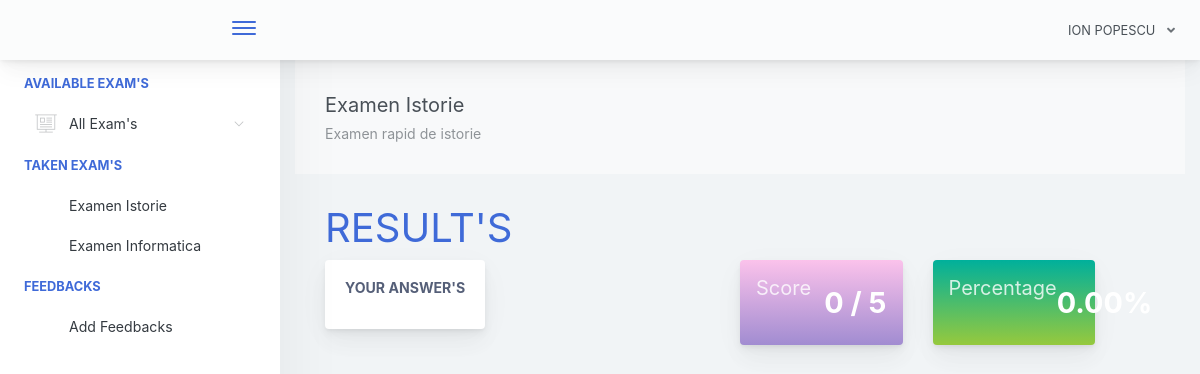
The page /home.php?page=result&id=11 (signed in) on the database its author committed.
### tables this page shows
CREATE TABLE `examinee_tbl` (
  `exmne_id` int(11) NOT NULL,
  `exmne_fullname` varchar(1000) NOT NULL,
  `exmne_course` varchar(1000) NOT NULL,
  `exmne_gender` varchar(1000) NOT NULL,
  `exmne_birthdate` varchar(1000) NOT NULL,
  `exmne_year_level` varchar(1000) NOT NULL,
  `exmne_email` varchar(1000) NOT NULL,
  `exmne_password` varchar(1000) NOT NULL,
  `exmne_status` varchar(1000) NOT NULL DEFAULT 'active'
);

CREATE TABLE `exam_tbl` (
  `ex_id` int(11) NOT NULL,
  `cou_id` int(11) NOT NULL,
  `ex_title` varchar(1000) NOT NULL,
  `ex_time_limit` varchar(1000) NOT NULL,
  `ex_questlimit_display` int(11) NOT NULL,
  `ex_description` varchar(1000) NOT NULL,
  `ex_created` timestamp NOT NULL DEFAULT current_timestamp() ON UPDATE current_timestamp()
);

### query/selectData.php (called while the page is built, shortened)
<?php
$exmneId = $_SESSION['examineeSession']['exmne_id'];
$selExmneeData = $conn->query("SELECT * FROM examinee_tbl WHERE exmne_id='$exmneId' ")->fetch(PDO::FETCH_ASSOC);
 ?>

### pages/result.php (the view, shortened to what this page needs)
 <?php
    $examId = $_GET['id'];
    $selExam = $conn->query("SELECT * FROM exam_tbl WHERE ex_id='$examId' ")->fetch(PDO::FETCH_ASSOC);
 ?>
<div class="app-main__outer">
<div class="app-main__inner">
    <div id="refreshData">
    <div class="col-md-12">
        <div class="app-page-title">
            <div class="page-title-wrapper">
                <div class="page-title-heading">
                    <div>
                        <?php echo $selExam['ex_title']; ?>
                          <div class="page-title-subheading">
                            <?php echo $selExam['ex_description']; ?>
                          </div>
                    </div>
                </div>
            </div>
        </div>
        <div class="row col-md-12">
        	<h1 class="text-primary">RESULT'S</h1>
        </div>
        <div class="row col-md-6 float-left">
        	<div class="main-card mb-3 card">
                <div class="card-body">
                	<h5 class="card-title">Your Answer's</h5>
                </div>
            </div>
        </div>
        <div class="col-md-6 float-left">
        	<div class="col-md-6 float-left">
        	<div class="card mb-3 widget-content bg-night-fade">
                <div class="widget-content-wrapper text-white">
                    <div class="widget-content-left">
                        <div class="widget-heading"><h5>Score</h5></div>
                        <div class="widget-subheading" style="color: transparent;">/</div>
                    </div>
                    <div class="widget-content-right">
                        <div class="widget-numbers text-white">
                            <?php
                                $selScore = $conn->query("SELECT * FROM exam_question_tbl eqt INNER JOIN exam_answers ea ON eqt.eqt_id = ea.quest_id AND eqt.exam_answer = ea.exans_answer  WHERE ea.axmne_id='$exmneId' AND ea.exam_id='$examId' AND ea.exans_status='new' ");
                            ?>
                            <span>
                                <?php echo $selScore->rowCount(); ?>
                                <?php
                                    $over  = $selExam['ex_questlimit_display'];
                                 ?>
                            </span> / <?php echo $over; ?>
                        </div>
                    </div>
                </div>
            </div>
        	</div>
            <div class="col-md-6 float-left">
            <div class="card mb-3 widget-content bg-happy-green">
                <div class="widget-content-wrapper text-white">
                    <div class="widget-content-left">
                        <div class="widget-heading"><h5>Percentage</h5></div>
                        <div class="widget-subheading" style="color: transparent;">/</div>
                        </div>
                        <div class="widget-content-right">
                        <div class="widget-numbers text-white">
                            <?php
                                $selScore = $conn->query("SELECT * FROM exam_question_tbl eqt INNER JOIN exam_answers ea ON eqt.eqt_id = ea.quest_id AND eqt.exam_answer = ea.exans_answer  WHERE ea.axmne_id='$exmneId' AND ea.exam_id='$examId' AND ea.exans_status='new' ");
                            ?>
                            <span>
                                <?php
                                    $score = $selScore->rowCount();
                                    $ans = $score / $over * 100;
                                    echo number_format($ans,2);
                                 ?>
                            </span>
                        </div>
                    </div>
                </div>
            </div>
            </div>
        </div>
    </div>
    </div>
</div>

### includes/header.php (shortened to what this page needs)
<?php
  include("conn.php");
  include("query/selectData.php");
 ?>
<!doctype html>
<html lang="en">
<head>
    <link href="./main.css" rel="stylesheet">
    <link href="css/sweetalert.css" rel="stylesheet">
</head>
<body id="body">
    <div class="app-container app-theme-white body-tabs-shadow fixed-sidebar fixed-header">
        <div class="app-header header-shadow">
            <div class="app-header__logo">
                <div class="header__pane ml-auto">
                    <div>
                        <button type="button" class="hamburger close-sidebar-btn hamburger--elastic" data-class="closed-sidebar">
                            <span class="hamburger-box">
                                <span class="hamburger-inner"></span>
                            </span>
                        </button>
                    </div>
                </div>
            </div>
                <div class="app-header__content">
                <div class="app-header-right">
                    <div class="header-btn-lg pr-0">
                        <div class="widget-content p-0">
                            <div class="widget-content-wrapper">
                                <div class="widget-content-left">
                                    <div class="btn-group">
                                        <a data-toggle="dropdown" aria-haspopup="true" aria-expanded="false" class="p-0 btn">
                                            <?php
                                                echo strtoupper($selExmneeData['exmne_fullname']);
                                             ?>
                                            <i class="fa fa-angle-down ml-2 opacity-8"></i>
                                        </a>
                                    </div>
                                </div>
                            </div>
                        </div>
                    </div>        </div>
            </div>
        </div>

### home.php (shortened to what this page needs)
<?php include("includes/header.php"); ?>
<div class="app-main">
<?php include("includes/sidebar.php"); ?>
<?php
   @$page = $_GET['page'];
   if($page != '')
   {
     if($page == "exam")
     {
       include("pages/exam.php");
     }
     else if($page == "result")
     {
       include("pages/result.php");
     }
     else if($page == "myscores")
     {
       include("pages/myscores.php");
     }
   }
   else
   {
     include("pages/home.php");
   }
 ?>
<?php include("includes/footer.php"); ?>

### includes/sidebar.php (shortened to what this page needs)
<div class="app-sidebar sidebar-shadow">
        <div class="scrollbar-sidebar">
        <div class="app-sidebar__inner">
            <ul class="vertical-nav-menu">
                <li class="app-sidebar__heading">AVAILABLE EXAM'S</li>
                <li>
                <a href="#">
                     <i class="metismenu-icon pe-7s-display2"></i>
                     All Exam's
                    <i class="metismenu-state-icon pe-7s-angle-down caret-left"></i>
                </a>
                </li>
                 <li class="app-sidebar__heading">TAKEN EXAM'S</li>
                <li>
                  <?php
                    $selTakenExam = $conn->query("SELECT * FROM exam_tbl et INNER JOIN exam_attempt ea ON et.ex_id = ea.exam_id WHERE exmne_id='$exmneId' ORDER BY ea.examat_id  ");
                    if($selTakenExam->rowCount() > 0)
                    {
                        while ($selTakenExamRow = $selTakenExam->fetch(PDO::FETCH_ASSOC)) { ?>
                            <a href="home.php?page=result&id=<?php echo $selTakenExamRow['ex_id']; ?>" >
                                <?php echo $selTakenExamRow['ex_title']; ?>
                            </a>
                        <?php }
                    }
                    else
                    { ?>
                        <a href="#" class="pl-3">You are not taking exam yet</a>
                    <?php }
                   ?>
                </li>
                <li class="app-sidebar__heading">FEEDBACKS</li>
                <li>
                    <a href="#" data-toggle="modal" data-target="#feedbacksModal" >
                        Add Feedbacks
                    </a>
                </li>
            </ul>
        </div>
    </div>
</div>

### includes/footer.php (shortened to what this page needs)
    </div>
        </div>
    </div>
</body>
</html>

### rows shown on the page
examinee_tbl: exmne_fullname "ION POPESCU"
exam_tbl: ex_title "Examen Istorie", ex_description "Examen rapid de istorie", ex_questlimit_display "5", ex_questlimit_display "0.00"
exam_tbl: ex_title "Examen Informatica"

### other values the page prints
$selScore->rowCount() "0"
